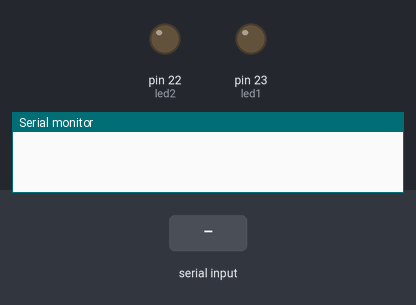
A sketch run on a simulated Arduino Mega 2560, built with avr-gcc and run on an emulated ATmega2560. On the bench: output pins drawn as LEDs (lit = HIGH), the last lines printed to the serial monitor. The inputs (shaded band) are chosen by the test bench.

Above: at 1.2 s.
1.3 s: "1" received over Serial
At 2.6 s:
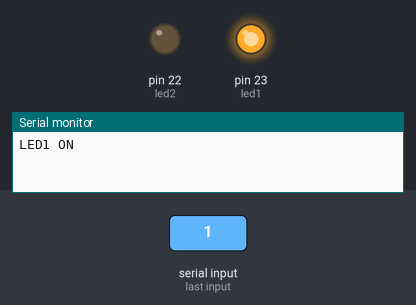
3.5 s: "a" received over Serial
At 5.2 s:
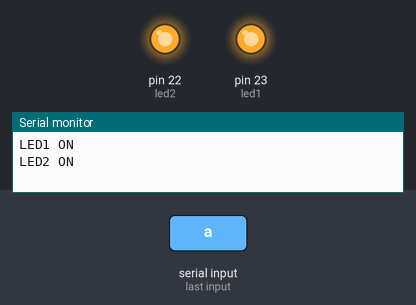
5.5 s: "0" received over Serial
At 6.8 s:
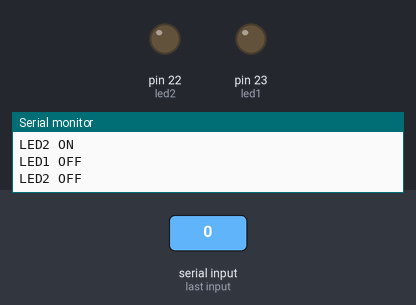
7.5 s: "a" received over Serial
At 8.4 s:
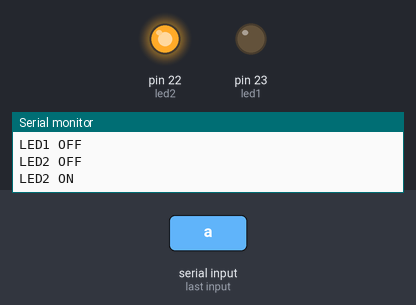
9.5 s: "2" received over Serial
At 11.1 s:
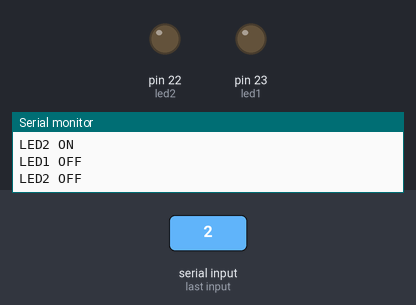
Timing chart, 0 to 12.5 s (numbered marks = the images above; inputs shaded):
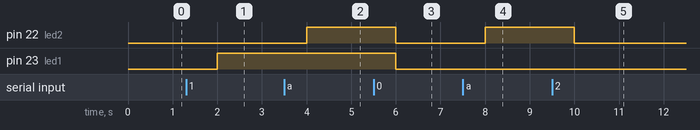

Measured:
- after the input at 1.3 s, pin 23 (led1): LOW → HIGH after 0.70 s
- after the input at 3.5 s, pin 22 (led2): LOW → HIGH after 0.50 s
- after the input at 5.5 s, pin 22 (led2), pin 23 (led1): HIGH → LOW after 0.50 s
- after the input at 7.5 s, pin 22 (led2): LOW → HIGH after 0.50 s
- after the input at 9.5 s, pin 22 (led2): HIGH → LOW after 0.50 s

The sketch:

Lab3-2.ino
```cpp
const int led1 = 23;
const int led2 = 22;

void setup() {
  Serial.begin(9600);
  pinMode(led1, OUTPUT);
  pinMode(led2, OUTPUT);
}

void loop() {
  if(Serial.available() > 0 ){
    int inRead = Serial.read();  //อ่านค่าจาก Serial Monitor

    switch(inRead){
      case '1' : digitalWrite(led1, HIGH);
                 Serial.println("LED1 ON");
                 break;
      case 'a' : digitalWrite(led2, HIGH);
                 Serial.println("LED2 ON");
                 break;

      default : digitalWrite(led1, LOW);
                Serial.println("LED1 OFF");
                digitalWrite(led2, LOW);
                Serial.println("LED2 OFF");
    }
  }
  delay(1000);
}
```
